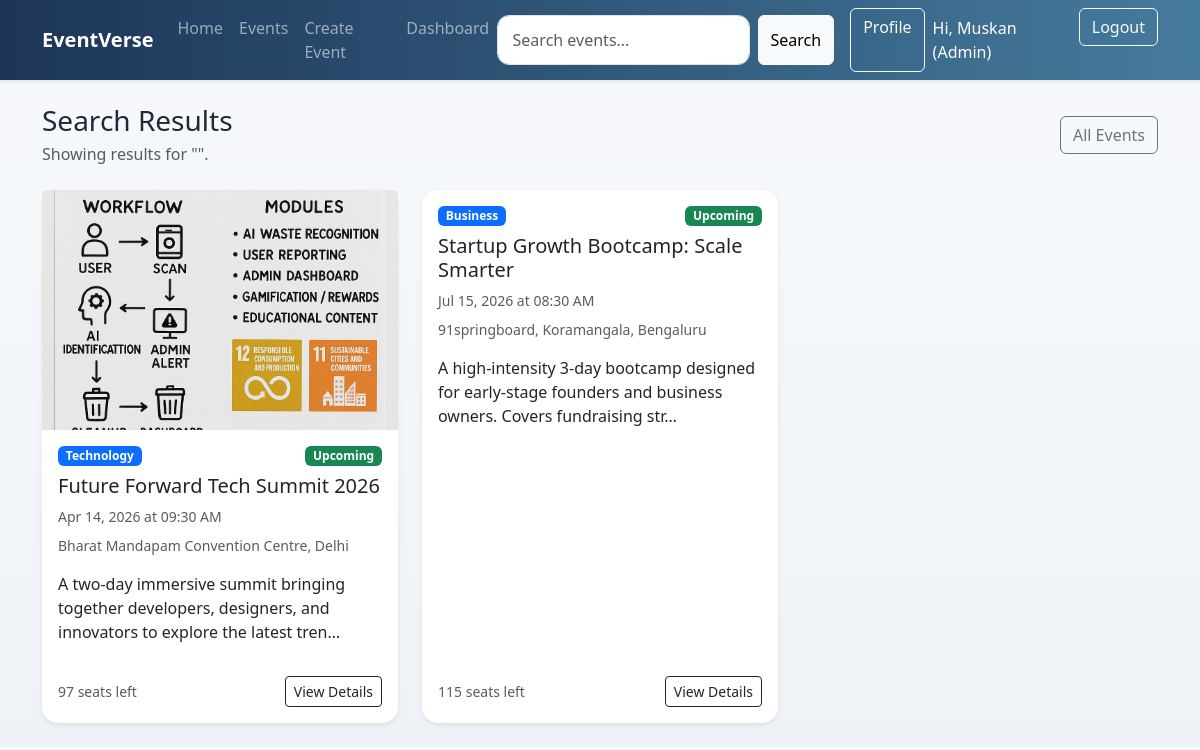
The app's page /search/ (signed in) with its own data.
### events/models.py (models this page shows, shortened)
class Event(models.Model):
    class Status(models.TextChoices):
        DRAFT = 'draft', 'Draft'
        PUBLISHED = 'published', 'Published'
        CANCELLED = 'cancelled', 'Cancelled'
        COMPLETED = 'completed', 'Completed'
    title = models.CharField(max_length=200)
    slug = models.SlugField(max_length=220, unique=True, blank=True)
    description = models.TextField()
    category = models.ForeignKey(Category, on_delete=models.PROTECT, related_name='events')
    organizer = models.ForeignKey(
        settings.AUTH_USER_MODEL,
        on_delete=models.CASCADE,
        related_name='organized_events',
    )
    venue = models.CharField(max_length=255)
    city = models.CharField(max_length=120)
    start_date = models.DateField()
    end_date = models.DateField()
    start_time = models.TimeField()
    end_time = models.TimeField()
    capacity = models.PositiveIntegerField(default=1)
    price = models.DecimalField(max_digits=10, decimal_places=2, default=Decimal('0.00'))
    status = models.CharField(max_length=20, choices=Status.choices, default=Status.DRAFT)
    image = models.ImageField(upload_to='events/', blank=True, null=True)
    google_maps_url = models.URLField(blank=True)
    created_at = models.DateTimeField(auto_now_add=True)
    class Meta:
        ordering = ['start_date', 'start_time', '-created_at']
    @property
    def event_timing_status(self):
        return 'Upcoming' if self.start_datetime >= timezone.now() else 'Past'
    @property
    def start_datetime(self):
        return timezone.make_aware(datetime.combine(self.start_date, self.start_time))
    @property
    def confirmed_seats(self):
        return (
            self.registrations.filter(status=Registration.Status.CONFIRMED)
            .aggregate(total=models.Sum('seat_count'))
            .get('total')
            or 0
        )
    @property
    def available_seats(self):
        return max(self.capacity - self.confirmed_seats, 0)
    @property
    def primary_media(self):
        media_item = self.media_assets.first()
        if media_item:
            return media_item
        if self.image:
            return type('LegacyImage', (), {'media_type': EventMedia.MediaType.IMAGE, 'file': self.image})()
        return None

class EventMedia(models.Model):
    class MediaType(models.TextChoices):
        IMAGE = 'image', 'Image'
        VIDEO = 'video', 'Video'
    event = models.ForeignKey(Event, on_delete=models.CASCADE, related_name='media_assets')
    file = models.FileField(upload_to='events/media/')
    media_type = models.CharField(max_length=10, choices=MediaType.choices)
    created_at = models.DateTimeField(auto_now_add=True)
    class Meta:
        ordering = ['created_at', 'id']

class Category(models.Model):
    name = models.CharField(max_length=100, unique=True)
    class Meta:
        ordering = ['name']

### core/views.py (the view)
# urls.py: path('search/', SearchView.as_view(), name='search'),
class SearchView(ListView):
    model = Event
    template_name = 'core/search_results.html'
    context_object_name = 'events'
    paginate_by = 6
    def get_queryset(self):
        query = self.request.GET.get('q', '').strip()
        queryset = (
            Event.objects.select_related('organizer', 'category')
            .prefetch_related('media_assets')
            .filter(status='published')
        )
        if query:
            queryset = queryset.filter(Q(title__icontains=query) | Q(description__icontains=query))
        return queryset
    def get_context_data(self, **kwargs):
        context = super().get_context_data(**kwargs)
        context['query'] = self.request.GET.get('q', '').strip()
        return context

### accounts/context_processors.py (called while the page is built)
def user_role(request):
    return {'user_role': get_user_role(request.user)}

### accounts/utils.py (called while the page is built)
def get_user_role(user):
    if not user.is_authenticated:
        return None
    if user.is_staff or user.is_superuser:
        return 'admin'
    return UserProfile.objects.filter(user=user).values_list('role', flat=True).first() or UserProfile.Role.ATTENDEE

### templates/core/search_results.html (shortened to what this page needs)
{% extends 'base.html' %}
{% block content %}
<div class="d-flex justify-content-between align-items-center mb-4">
    <div>
        <h1 class="h3 mb-1">Search Results</h1>
        <p class="text-muted mb-0">Showing results for "{{ query }}".</p>
    </div>
    <a href="{% url 'events:event-list' %}" class="btn btn-outline-secondary">All Events</a>
</div>
<div class="row g-4">
    {% for event in events %}
        <div class="col-md-6 col-lg-4">
            {% include 'events/partials/event_card.html' %}
        </div>
    {% endfor %}
</div>
{% endblock %}

### templates/base.html (shortened to what this page needs)
{% load static %}
<!DOCTYPE html>
<html lang="en">
<head>
    <link href="https://cdn.jsdelivr.net/npm/bootstrap@5.3.7/dist/css/bootstrap.min.css" rel="stylesheet">
    <link rel="stylesheet" href="{% static 'css/style.css' %}">
</head>
<body>
    <nav class="navbar navbar-expand-lg navbar-dark shadow-sm">
        <div class="container">
            <a class="navbar-brand fw-bold" href="{% url 'core:home' %}">EventVerse</a>
            <div class="collapse navbar-collapse" id="mainNavbar">
                <ul class="navbar-nav me-auto mb-2 mb-lg-0">
                    <li class="nav-item"><a class="nav-link" href="{% url 'core:home' %}">Home</a></li>
                    <li class="nav-item"><a class="nav-link" href="{% url 'events:event-list' %}">Events</a></li>
                    {% if user_role == 'organizer' or user_role == 'admin' %}
                        <li class="nav-item"><a class="nav-link" href="{% url 'events:event-create' %}">Create Event</a></li>
                        <li class="nav-item"><a class="nav-link" href="{% url 'dashboard:dashboard-home' %}">Dashboard</a></li>
                    {% endif %}
                </ul>
                <form class="d-flex me-lg-3 mb-3 mb-lg-0" method="get" action="{% url 'core:search' %}">
                    <input class="form-control me-2" type="search" name="q" placeholder="Search events..." value="{{ request.GET.q }}">
                    <button class="btn btn-light" type="submit">Search</button>
                </form>
                <div class="d-flex gap-2">
                    {% if user.is_authenticated %}
                        <a class="btn btn-outline-light" href="{% url 'accounts:profile' %}">Profile</a>
                        <span class="navbar-text text-white">Hi, {{ user.username }}{% if user_role %} ({{ user_role|title }}){% endif %}</span>
                        <form method="post" action="{% url 'accounts:logout' %}">
                            <button class="btn btn-outline-light" type="submit">Logout</button>
                        </form>
                    {% else %}
                        <a class="btn btn-outline-light" href="{% url 'accounts:login' %}">Login</a>
                        <a class="btn btn-warning" href="{% url 'accounts:signup' %}">Signup</a>
                    {% endif %}
                </div>
            </div>
        </div>
    </nav>
    <main class="py-4">
        <div class="container">
            {% block content %}{% endblock %}
        </div>
    </main>
</body>
</html>

### templates/events/partials/event_card.html
<div class="card h-100 border-0 shadow-sm event-card">
    {% with primary_media=event.primary_media %}
    {% if primary_media %}
        {% if primary_media.media_type == 'video' %}
            <video class="card-img-top event-card-image" controls preload="metadata">
                <source src="{{ primary_media.file.url }}">
            </video>
        {% else %}
            <img src="{{ primary_media.file.url }}" class="card-img-top event-card-image" alt="{{ event.title }}">
        {% endif %}
    {% endif %}
    {% endwith %}
    <div class="card-body d-flex flex-column">
        <div class="d-flex justify-content-between align-items-start mb-2">
            <span class="badge text-bg-primary">{{ event.category.name }}</span>
            <span class="badge {% if event.event_timing_status == 'Upcoming' %}text-bg-success{% else %}text-bg-secondary{% endif %}">{{ event.event_timing_status }}</span>
        </div>
        <h3 class="h5">{{ event.title }}</h3>
        <p class="text-muted small mb-2">{{ event.start_date|date:"M d, Y" }} at {{ event.start_time|time:"h:i A" }}</p>
        <p class="text-muted small mb-3">{{ event.venue }}, {{ event.city }}</p>
        <p class="card-text flex-grow-1">{{ event.description|truncatechars:110 }}</p>
        <div class="d-flex justify-content-between align-items-center mt-3">
            <small class="text-muted">{{ event.available_seats }} seat{{ event.available_seats|pluralize }} left</small>
            <a href="{% url 'events:event-detail' event.pk %}" class="btn btn-sm btn-outline-dark">View Details</a>
        </div>
    </div>
</div>

### static/css/style.css (style rules this page uses)
body { background: linear-gradient(180deg, #f7f9fc 0%, #eef2f7 100%); color: #1f2937; }
.navbar { background: linear-gradient(90deg, #1d3557, #457b9d); }
.hero-card, .card { border-radius: 1rem; }
.event-card { transition: transform 0.2s ease, box-shadow 0.2s ease; }
.event-card-image, .detail-image { height: 240px; object-fit: cover; }
.form-control, .form-select { border-radius: 0.75rem; padding: 0.75rem 0.9rem; }

### records on screen
Event: primary_media.file (picture), category.name "Technology", event_timing_status "Upcoming", title "Future Forward Tech Summit 2026", start_date "Apr 14, 2026", start_time "09:30 AM", venue "Bharat Mandapam Convention Centre", city "Delhi", description "A two-day immersive summit bringing together developers, designers, and innovators to explore the latest tren…", available_seats "97"
Event: category.name "Business", event_timing_status "Upcoming", title "Startup Growth Bootcamp: Scale Smarter", start_date "Jul 15, 2026", start_time "08:30 AM", venue "91springboard, Koramangala", city "Bengaluru", description "A high-intensity 3-day bootcamp designed for early-stage founders and business owners. Covers fundraising str…", available_seats "115"

### other values on screen
{{ user.username }} "Muskan"
{{ user_role|title }} "Admin"
